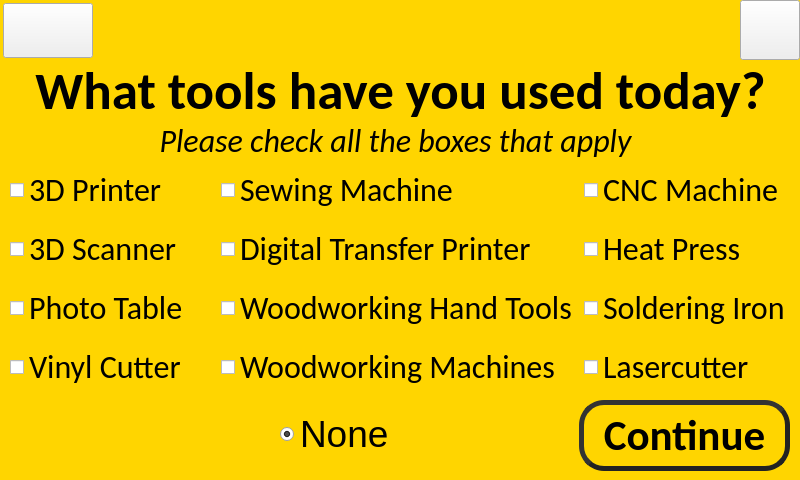
<?xml version="1.0" encoding="UTF-8"?>
<ui version="4.0">
 <class>MainWindow</class>
 <widget class="QMainWindow" name="MainWindow">
  <property name="geometry">
   <rect>
    <x>0</x>
    <y>0</y>
    <width>800</width>
    <height>480</height>
   </rect>
  </property>
  <property name="sizePolicy">
   <sizepolicy hsizetype="Expanding" vsizetype="Expanding">
    <horstretch>0</horstretch>
    <verstretch>0</verstretch>
   </sizepolicy>
  </property>
  <property name="font">
   <font>
    <family>Calibri</family>
   </font>
  </property>
  <property name="windowTitle">
   <string>MainWindow</string>
  </property>
  <property name="styleSheet">
   <string notr="true">QMessageBox {
    background-color: #ffec8c;
}

QMessageBox QLabel {
    font-size: 24px;
}</string>
  </property>
  <widget class="QWidget" name="centralwidget">
   <property name="styleSheet">
    <string notr="true">QWidget#centralwidget{
	background-color: #FFD500;
}

QStackedWidget#stackedWidget{
	background-color: #FFD500;
}

QMessageBox{
    background-color: #333333;
	font-size: 40px;
}</string>
   </property>
   <widget class="QStackedWidget" name="stackedWidget">
    <property name="geometry">
     <rect>
      <x>0</x>
      <y>60</y>
      <width>801</width>
      <height>421</height>
     </rect>
    </property>
    <property name="sizePolicy">
     <sizepolicy hsizetype="Expanding" vsizetype="Expanding">
      <horstretch>0</horstretch>
      <verstretch>0</verstretch>
     </sizepolicy>
    </property>
    <property name="styleSheet">
     <string notr="true"/>
    </property>
    <property name="currentIndex">
     <number>2</number>
    </property>
    <widget class="QWidget" name="LandingPage">
     <widget class="QPushButton" name="pb_Done">
      <property name="geometry">
       <rect>
        <x>150</x>
        <y>180</y>
        <width>491</width>
        <height>161</height>
       </rect>
      </property>
      <property name="sizePolicy">
       <sizepolicy hsizetype="Expanding" vsizetype="Expanding">
        <horstretch>0</horstretch>
        <verstretch>0</verstretch>
       </sizepolicy>
      </property>
      <property name="font">
       <font>
        <family>Calibri</family>
        <pointsize>50</pointsize>
        <weight>75</weight>
        <italic>false</italic>
        <bold>true</bold>
       </font>
      </property>
      <property name="styleSheet">
       <string notr="true">background-color: #FFD500;
border-style: outset;
border-color: #222;
border-width: 5px;
border-radius: 25px;
</string>
      </property>
      <property name="text">
       <string>Done for today</string>
      </property>
     </widget>
     <widget class="QPushButton" name="Logo">
      <property name="geometry">
       <rect>
        <x>230</x>
        <y>10</y>
        <width>321</width>
        <height>151</height>
       </rect>
      </property>
      <property name="styleSheet">
       <string notr="true">border-image: url(:/img/img/Logo.png) 0 0 0 0 stretch stretch;
</string>
      </property>
      <property name="text">
       <string/>
      </property>
     </widget>
    </widget>
    <widget class="QWidget" name="CheckIn">
     <widget class="QPushButton" name="pb_Continue_Home">
      <property name="geometry">
       <rect>
        <x>120</x>
        <y>250</y>
        <width>231</width>
        <height>91</height>
       </rect>
      </property>
      <property name="font">
       <font>
        <family>Calibri</family>
        <pointsize>36</pointsize>
        <weight>75</weight>
        <bold>true</bold>
       </font>
      </property>
      <property name="styleSheet">
       <string notr="true">background-color: #FFD500;
border-style: outset;
border-color: #222;
border-width: 8px;
border-radius: 20px;
</string>
      </property>
      <property name="text">
       <string>Continue</string>
      </property>
     </widget>
     <widget class="QLabel" name="l_Survey_h1">
      <property name="geometry">
       <rect>
        <x>30</x>
        <y>-10</y>
        <width>741</width>
        <height>81</height>
       </rect>
      </property>
      <property name="font">
       <font>
        <family>Calibri</family>
        <pointsize>50</pointsize>
        <weight>75</weight>
        <bold>true</bold>
       </font>
      </property>
      <property name="text">
       <string>Makerspace</string>
      </property>
      <property name="alignment">
       <set>Qt::AlignCenter</set>
      </property>
     </widget>
     <widget class="QLabel" name="l_Survey_Explain">
      <property name="geometry">
       <rect>
        <x>20</x>
        <y>70</y>
        <width>741</width>
        <height>151</height>
       </rect>
      </property>
      <property name="font">
       <font>
        <family>Calibri</family>
        <pointsize>24</pointsize>
        <italic>true</italic>
       </font>
      </property>
      <property name="text">
       <string>we want to know more about how the Makerspace is used. So please answer the next four questions. This information cannot be tracked back to you.</string>
      </property>
      <property name="alignment">
       <set>Qt::AlignCenter</set>
      </property>
      <property name="wordWrap">
       <bool>true</bool>
      </property>
     </widget>
     <widget class="QPushButton" name="pb_NoParticipation">
      <property name="geometry">
       <rect>
        <x>430</x>
        <y>250</y>
        <width>271</width>
        <height>91</height>
       </rect>
      </property>
      <property name="font">
       <font>
        <family>Calibri</family>
        <pointsize>36</pointsize>
        <weight>75</weight>
        <bold>true</bold>
       </font>
      </property>
      <property name="styleSheet">
       <string notr="true">background-color: #FFD500;
border-style: outset;
border-color: #222;
border-width: 8px;
border-radius: 20px;
</string>
      </property>
      <property name="text">
       <string>Rather not</string>
      </property>
     </widget>
    </widget>
    <widget class="QWidget" name="Tools">
     <widget class="QLabel" name="l_Tools_h1">
      <property name="geometry">
       <rect>
        <x>20</x>
        <y>-10</y>
        <width>761</width>
        <height>81</height>
       </rect>
      </property>
      <property name="font">
       <font>
        <family>Calibri</family>
        <pointsize>40</pointsize>
        <weight>75</weight>
        <bold>true</bold>
       </font>
      </property>
      <property name="text">
       <string>What tools have you used today?</string>
      </property>
      <property name="alignment">
       <set>Qt::AlignCenter</set>
      </property>
     </widget>
     <widget class="QLabel" name="l_Tools_Explain">
      <property name="geometry">
       <rect>
        <x>20</x>
        <y>50</y>
        <width>751</width>
        <height>61</height>
       </rect>
      </property>
      <property name="font">
       <font>
        <family>Calibri</family>
        <pointsize>24</pointsize>
        <italic>true</italic>
       </font>
      </property>
      <property name="text">
       <string>Please check all the boxes that apply</string>
      </property>
      <property name="alignment">
       <set>Qt::AlignCenter</set>
      </property>
     </widget>
     <widget class="QRadioButton" name="rb_None">
      <property name="geometry">
       <rect>
        <x>280</x>
        <y>350</y>
        <width>221</width>
        <height>48</height>
       </rect>
      </property>
      <property name="font">
       <font>
        <pointsize>28</pointsize>
       </font>
      </property>
      <property name="text">
       <string>None</string>
      </property>
      <property name="checked">
       <bool>true</bool>
      </property>
     </widget>
     <widget class="QWidget" name="layoutWidget">
      <property name="geometry">
       <rect>
        <x>10</x>
        <y>100</y>
        <width>781</width>
        <height>241</height>
       </rect>
      </property>
      <layout class="QGridLayout" name="G_cb">
       <item row="0" column="0">
        <widget class="QCheckBox" name="cb_1">
         <property name="font">
          <font>
           <family>Calibri</family>
           <pointsize>24</pointsize>
          </font>
         </property>
         <property name="text">
          <string>3D Printer</string>
         </property>
        </widget>
       </item>
       <item row="0" column="1">
        <widget class="QCheckBox" name="cb_5">
         <property name="font">
          <font>
           <family>Calibri</family>
           <pointsize>24</pointsize>
          </font>
         </property>
         <property name="text">
          <string>Sewing Machine</string>
         </property>
        </widget>
       </item>
       <item row="0" column="2">
        <widget class="QCheckBox" name="cb_9">
         <property name="font">
          <font>
           <family>Calibri</family>
           <pointsize>24</pointsize>
          </font>
         </property>
         <property name="text">
          <string>CNC Machine</string>
         </property>
        </widget>
       </item>
       <item row="1" column="0">
        <widget class="QCheckBox" name="cb_2">
         <property name="font">
          <font>
           <family>Calibri</family>
           <pointsize>24</pointsize>
          </font>
         </property>
         <property name="text">
          <string>3D Scanner</string>
         </property>
        </widget>
       </item>
       <item row="1" column="1">
        <widget class="QCheckBox" name="cb_6">
         <property name="font">
          <font>
           <family>Calibri</family>
           <pointsize>24</pointsize>
          </font>
         </property>
         <property name="text">
          <string>Digital Transfer Printer</string>
         </property>
        </widget>
       </item>
       <item row="1" column="2">
        <widget class="QCheckBox" name="cb_10">
         <property name="font">
          <font>
           <family>Calibri</family>
           <pointsize>24</pointsize>
          </font>
         </property>
         <property name="text">
          <string>Heat Press</string>
         </property>
        </widget>
       </item>
       <item row="2" column="0">
        <widget class="QCheckBox" name="cb_3">
         <property name="font">
          <font>
           <family>Calibri</family>
           <pointsize>24</pointsize>
          </font>
         </property>
         <property name="text">
          <string>Photo Table</string>
         </property>
        </widget>
       </item>
       <item row="2" column="1">
        <widget class="QCheckBox" name="cb_7">
         <property name="font">
          <font>
           <family>Calibri</family>
           <pointsize>24</pointsize>
          </font>
         </property>
         <property name="text">
          <string>Woodworking Hand Tools</string>
         </property>
        </widget>
       </item>
       <item row="2" column="2">
        <widget class="QCheckBox" name="cb_11">
         <property name="font">
          <font>
           <family>Calibri</family>
           <pointsize>24</pointsize>
          </font>
         </property>
         <property name="text">
          <string>Soldering Iron</string>
         </property>
        </widget>
       </item>
       <item row="3" column="0">
        <widget class="QCheckBox" name="cb_4">
         <property name="font">
          <font>
           <family>Calibri</family>
           <pointsize>24</pointsize>
          </font>
         </property>
         <property name="text">
          <string>Vinyl Cutter</string>
         </property>
        </widget>
       </item>
       <item row="3" column="1">
        <widget class="QCheckBox" name="cb_8">
         <property name="font">
          <font>
           <family>Calibri</family>
           <pointsize>24</pointsize>
          </font>
         </property>
         <property name="text">
          <string>Woodworking Machines</string>
         </property>
        </widget>
       </item>
       <item row="3" column="2">
        <widget class="QCheckBox" name="cb_12">
         <property name="font">
          <font>
           <family>Calibri</family>
           <pointsize>24</pointsize>
          </font>
         </property>
         <property name="text">
          <string>Lasercutter</string>
         </property>
        </widget>
       </item>
      </layout>
     </widget>
    </widget>
    <widget class="QWidget" name="Hours_Fac">
     <widget class="QLabel" name="l_Faculty_h1">
      <property name="geometry">
       <rect>
        <x>30</x>
        <y>-20</y>
        <width>741</width>
        <height>81</height>
       </rect>
      </property>
      <property name="font">
       <font>
        <family>Calibri</family>
        <pointsize>40</pointsize>
        <weight>75</weight>
        <bold>true</bold>
       </font>
      </property>
      <property name="text">
       <string>What Faculty are you in?</string>
      </property>
      <property name="alignment">
       <set>Qt::AlignCenter</set>
      </property>
     </widget>
     <widget class="QLabel" name="l_Time_h1">
      <property name="geometry">
       <rect>
        <x>20</x>
        <y>130</y>
        <width>771</width>
        <height>111</height>
       </rect>
      </property>
      <property name="font">
       <font>
        <family>Calibri</family>
        <pointsize>36</pointsize>
        <weight>75</weight>
        <bold>true</bold>
       </font>
      </property>
      <property name="text">
       <string>How many hours have you spent at Makerspace today?</string>
      </property>
      <property name="alignment">
       <set>Qt::AlignCenter</set>
      </property>
      <property name="wordWrap">
       <bool>true</bool>
      </property>
     </widget>
     <widget class="QComboBox" name="ddm_Time">
      <property name="geometry">
       <rect>
        <x>300</x>
        <y>260</y>
        <width>211</width>
        <height>61</height>
       </rect>
      </property>
      <property name="font">
       <font>
        <family>Calibri</family>
        <pointsize>24</pointsize>
       </font>
      </property>
      <property name="autoFillBackground">
       <bool>false</bool>
      </property>
      <property name="styleSheet">
       <string notr="true">background-color: #ffec8c;
border-style: outset;
border-color: #222;
border-width: 3px;
border-radius: 10px;
padding-left: 5px;</string>
      </property>
      <item>
       <property name="text">
        <string/>
       </property>
      </item>
      <item>
       <property name="text">
        <string>0.5 hour</string>
       </property>
      </item>
      <item>
       <property name="text">
        <string>1 hour</string>
       </property>
      </item>
      <item>
       <property name="text">
        <string>1.5 hours</string>
       </property>
      </item>
      <item>
       <property name="text">
        <string>2 hours</string>
       </property>
      </item>
      <item>
       <property name="text">
        <string>2.5 hours</string>
       </property>
      </item>
      <item>
       <property name="text">
        <string>3 hours</string>
       </property>
      </item>
      <item>
       <property name="text">
        <string>3.5 hours</string>
       </property>
      </item>
      <item>
       <property name="text">
        <string>4.5 hours</string>
       </property>
      </item>
      <item>
       <property name="text">
        <string>5 hours</string>
       </property>
      </item>
      <item>
       <property name="text">
        <string>5+ hours</string>
       </property>
      </item>
     </widget>
     <widget class="QWidget" name="layoutWidget">
      <property name="geometry">
       <rect>
        <x>130</x>
        <y>60</y>
        <width>541</width>
        <height>46</height>
       </rect>
      </property>
      <layout class="QHBoxLayout" name="hl_rb">
       <item>
        <widget class="QRadioButton" name="rb_Fac1">
         <property name="font">
          <font>
           <family>Calibri</family>
           <pointsize>24</pointsize>
          </font>
         </property>
         <property name="text">
          <string>TKD</string>
         </property>
        </widget>
       </item>
       <item>
        <widget class="QRadioButton" name="rb_Fac2">
         <property name="font">
          <font>
           <family>Calibri</family>
           <pointsize>24</pointsize>
          </font>
         </property>
         <property name="text">
          <string>LUI</string>
         </property>
        </widget>
       </item>
       <item>
        <widget class="QRadioButton" name="rb_Fac3">
         <property name="font">
          <font>
           <family>Calibri</family>
           <pointsize>24</pointsize>
          </font>
         </property>
         <property name="text">
          <string>HV</string>
         </property>
        </widget>
       </item>
       <item>
        <widget class="QRadioButton" name="rb_Fac4">
         <property name="font">
          <font>
           <family>Calibri</family>
           <pointsize>24</pointsize>
          </font>
         </property>
         <property name="text">
          <string>SAM</string>
         </property>
        </widget>
       </item>
       <item>
        <widget class="QRadioButton" name="rb_Fac5">
         <property name="font">
          <font>
           <family>Calibri</family>
           <pointsize>24</pointsize>
          </font>
         </property>
         <property name="text">
          <string>None</string>
         </property>
        </widget>
       </item>
      </layout>
     </widget>
    </widget>
    <widget class="QWidget" name="Survey">
     <widget class="QRadioButton" name="rb_smiley1">
      <property name="geometry">
       <rect>
        <x>103</x>
        <y>240</y>
        <width>16</width>
        <height>16</height>
       </rect>
      </property>
      <property name="sizePolicy">
       <sizepolicy hsizetype="Minimum" vsizetype="Fixed">
        <horstretch>0</horstretch>
        <verstretch>0</verstretch>
       </sizepolicy>
      </property>
      <property name="mouseTracking">
       <bool>false</bool>
      </property>
      <property name="autoFillBackground">
       <bool>false</bool>
      </property>
      <property name="styleSheet">
       <string notr="true">
display: none
</string>
      </property>
      <property name="text">
       <string/>
      </property>
      <property name="iconSize">
       <size>
        <width>0</width>
        <height>0</height>
       </size>
      </property>
      <property name="checkable">
       <bool>true</bool>
      </property>
      <property name="checked">
       <bool>false</bool>
      </property>
     </widget>
     <widget class="QRadioButton" name="rb_smiley2">
      <property name="geometry">
       <rect>
        <x>288</x>
        <y>242</y>
        <width>16</width>
        <height>16</height>
       </rect>
      </property>
      <property name="styleSheet">
       <string notr="true"/>
      </property>
      <property name="text">
       <string/>
      </property>
     </widget>
     <widget class="QRadioButton" name="rb_smiley3">
      <property name="geometry">
       <rect>
        <x>473</x>
        <y>240</y>
        <width>16</width>
        <height>16</height>
       </rect>
      </property>
      <property name="styleSheet">
       <string notr="true"/>
      </property>
      <property name="text">
       <string/>
      </property>
     </widget>
     <widget class="QRadioButton" name="rb_smiley4">
      <property name="enabled">
       <bool>true</bool>
      </property>
      <property name="geometry">
       <rect>
        <x>653</x>
        <y>240</y>
        <width>16</width>
        <height>16</height>
       </rect>
      </property>
      <property name="cursor">
       <cursorShape>PointingHandCursor</cursorShape>
      </property>
      <property name="layoutDirection">
       <enum>Qt::LeftToRight</enum>
      </property>
      <property name="styleSheet">
       <string notr="true"/>
      </property>
      <property name="text">
       <string/>
      </property>
     </widget>
     <widget class="QPushButton" name="pb_smiley1">
      <property name="geometry">
       <rect>
        <x>60</x>
        <y>140</y>
        <width>100</width>
        <height>100</height>
       </rect>
      </property>
      <property name="cursor">
       <cursorShape>PointingHandCursor</cursorShape>
      </property>
      <property name="styleSheet">
       <string notr="true">border-image: url(:/img/img/Survey1.png) 0 0 0 0 stretch stretch;
</string>
      </property>
      <property name="text">
       <string/>
      </property>
     </widget>
     <widget class="QPushButton" name="pb_smiley2">
      <property name="geometry">
       <rect>
        <x>245</x>
        <y>140</y>
        <width>100</width>
        <height>100</height>
       </rect>
      </property>
      <property name="cursor">
       <cursorShape>PointingHandCursor</cursorShape>
      </property>
      <property name="styleSheet">
       <string notr="true">border-image: url(:/img/img/Survey2.png) 0 0 0 0 stretch stretch;
</string>
      </property>
      <property name="text">
       <string/>
      </property>
     </widget>
     <widget class="QPushButton" name="pb_smiley3">
      <property name="geometry">
       <rect>
        <x>430</x>
        <y>140</y>
        <width>100</width>
        <height>100</height>
       </rect>
      </property>
      <property name="cursor">
       <cursorShape>PointingHandCursor</cursorShape>
      </property>
      <property name="styleSheet">
       <string notr="true">border-image: url(:/img/img/Survey3.png) 0 0 0 0 stretch stretch;
</string>
      </property>
      <property name="text">
       <string/>
      </property>
     </widget>
     <widget class="QPushButton" name="pb_smiley4">
      <property name="geometry">
       <rect>
        <x>610</x>
        <y>140</y>
        <width>100</width>
        <height>100</height>
       </rect>
      </property>
      <property name="cursor">
       <cursorShape>PointingHandCursor</cursorShape>
      </property>
      <property name="styleSheet">
       <string notr="true">border-image: url(:/img/img/Survey4.png) 0 0 0 0 stretch stretch;
</string>
      </property>
      <property name="text">
       <string/>
      </property>
     </widget>
     <widget class="QLabel" name="l_Happy_h1">
      <property name="geometry">
       <rect>
        <x>30</x>
        <y>10</y>
        <width>741</width>
        <height>121</height>
       </rect>
      </property>
      <property name="font">
       <font>
        <family>Calibri</family>
        <pointsize>40</pointsize>
        <weight>75</weight>
        <bold>true</bold>
       </font>
      </property>
      <property name="text">
       <string>How happy are you with the Makerspace today?</string>
      </property>
      <property name="alignment">
       <set>Qt::AlignCenter</set>
      </property>
      <property name="wordWrap">
       <bool>true</bool>
      </property>
     </widget>
    </widget>
    <widget class="QWidget" name="Feedback">
     <widget class="QLabel" name="l_Feedback_h1">
      <property name="geometry">
       <rect>
        <x>90</x>
        <y>0</y>
        <width>611</width>
        <height>61</height>
       </rect>
      </property>
      <property name="font">
       <font>
        <family>Calibri</family>
        <pointsize>48</pointsize>
       </font>
      </property>
      <property name="text">
       <string>Feedback</string>
      </property>
      <property name="alignment">
       <set>Qt::AlignCenter</set>
      </property>
     </widget>
     <widget class="QPlainTextEdit" name="TE_Feedback">
      <property name="geometry">
       <rect>
        <x>50</x>
        <y>70</y>
        <width>700</width>
        <height>251</height>
       </rect>
      </property>
      <property name="font">
       <font>
        <family>Calibri</family>
        <pointsize>20</pointsize>
       </font>
      </property>
      <property name="styleSheet">
       <string notr="true">background-color: #ffec8c;
border-style: outset;
border-color: #222;
border-width: 5px;
border-radius: 10px;
</string>
      </property>
     </widget>
     <widget class="QPushButton" name="pb_Examples">
      <property name="geometry">
       <rect>
        <x>50</x>
        <y>340</y>
        <width>211</width>
        <height>71</height>
       </rect>
      </property>
      <property name="font">
       <font>
        <family>Calibri</family>
        <pointsize>32</pointsize>
        <weight>75</weight>
        <bold>true</bold>
       </font>
      </property>
      <property name="styleSheet">
       <string notr="true">background-color: #FFD500;
border-style: outset;
border-color: #222;
border-width: 5px;
border-radius: 25px;
</string>
      </property>
      <property name="text">
       <string>Examples</string>
      </property>
     </widget>
    </widget>
   </widget>
   <widget class="QPushButton" name="pb_lang">
    <property name="geometry">
     <rect>
      <x>740</x>
      <y>0</y>
      <width>60</width>
      <height>60</height>
     </rect>
    </property>
    <property name="styleSheet">
     <string notr="true">border-image: url(:/img/img/no.png) 0 0 0 0 stretch stretch;
</string>
    </property>
    <property name="text">
     <string/>
    </property>
   </widget>
   <widget class="QPushButton" name="pb_Back">
    <property name="geometry">
     <rect>
      <x>3</x>
      <y>3</y>
      <width>90</width>
      <height>55</height>
     </rect>
    </property>
    <property name="styleSheet">
     <string notr="true">border-image: url(:/img/img/Arrow.png) 0 0 0 0 stretch stretch;
</string>
    </property>
    <property name="text">
     <string/>
    </property>
   </widget>
   <widget class="QPushButton" name="pb_Continue">
    <property name="geometry">
     <rect>
      <x>579</x>
      <y>400</y>
      <width>211</width>
      <height>71</height>
     </rect>
    </property>
    <property name="font">
     <font>
      <family>Calibri</family>
      <pointsize>32</pointsize>
      <weight>75</weight>
      <bold>true</bold>
     </font>
    </property>
    <property name="styleSheet">
     <string notr="true">background-color: #FFD500;
border-style: outset;
border-color: #222;
border-width: 5px;
border-radius: 25px;
</string>
    </property>
    <property name="text">
     <string>Continue</string>
    </property>
   </widget>
  </widget>
 </widget>
 <resources/>
 <connections>
  <connection>
   <sender>pb_smiley1</sender>
   <signal>clicked()</signal>
   <receiver>rb_smiley1</receiver>
   <slot>toggle()</slot>
   <hints>
    <hint type="sourcelabel">
     <x>107</x>
     <y>337</y>
    </hint>
    <hint type="destinationlabel">
     <x>100</x>
     <y>390</y>
    </hint>
   </hints>
  </connection>
  <connection>
   <sender>pb_smiley2</sender>
   <signal>clicked()</signal>
   <receiver>rb_smiley2</receiver>
   <slot>toggle()</slot>
   <hints>
    <hint type="sourcelabel">
     <x>295</x>
     <y>327</y>
    </hint>
    <hint type="destinationlabel">
     <x>287</x>
     <y>393</y>
    </hint>
   </hints>
  </connection>
  <connection>
   <sender>pb_smiley3</sender>
   <signal>clicked()</signal>
   <receiver>rb_smiley3</receiver>
   <slot>toggle()</slot>
   <hints>
    <hint type="sourcelabel">
     <x>481</x>
     <y>338</y>
    </hint>
    <hint type="destinationlabel">
     <x>474</x>
     <y>387</y>
    </hint>
   </hints>
  </connection>
  <connection>
   <sender>pb_smiley4</sender>
   <signal>clicked()</signal>
   <receiver>rb_smiley4</receiver>
   <slot>toggle()</slot>
   <hints>
    <hint type="sourcelabel">
     <x>651</x>
     <y>330</y>
    </hint>
    <hint type="destinationlabel">
     <x>649</x>
     <y>393</y>
    </hint>
   </hints>
  </connection>
 </connections>
</ui>
